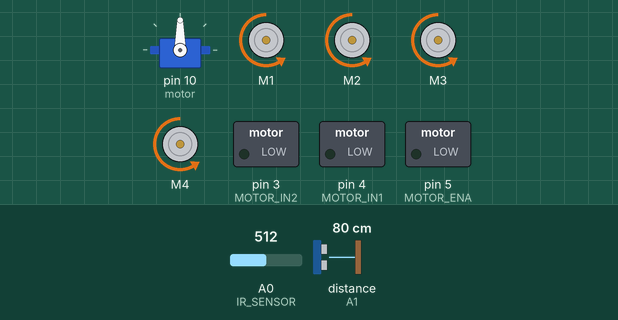
The sketch below on a simulated Arduino Uno, built with avr-gcc and run on an emulated ATmega328P. Parts: servo, 4 × DC motor (green arrow = forward, orange = backward, longer = faster), switched loads named in the sketch (green lamp = pin HIGH). Wiring (inferred from the names in the program): ultrasonic range finder: trigger A2; echo A1. Inputs (shaded band) come from the test bench; at power-on: A0 (IR_SENSOR) = 512, distance to the obstacle (sensor on A1) 80 cm. The echo pulse lasts 58.3 µs per cm; pins used as bus, display or sensor lines are not drawn.

Above: at 2.3 s.
2.4 s: A0 (IR_SENSOR) set to 486
At 4.2 s:
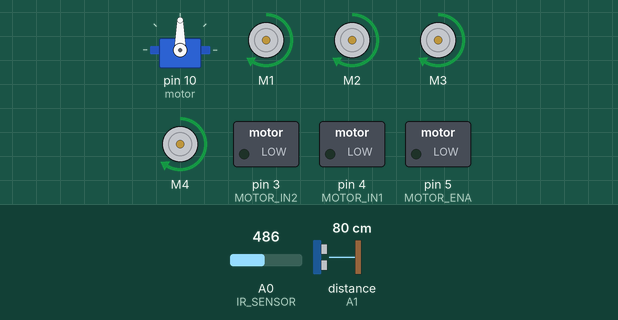
4.5 s: distance to the obstacle (sensor on A1) set to 4 cm
6.6 s: distance to the obstacle (sensor on A1) set to 2 cm
At 7.3 s:
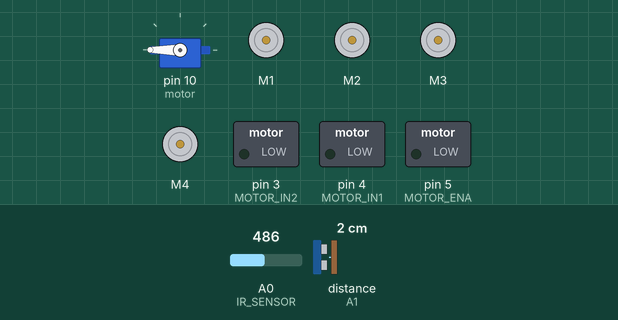
10.6 s: distance to the obstacle (sensor on A1) set to 9 cm
At 13.3 s:
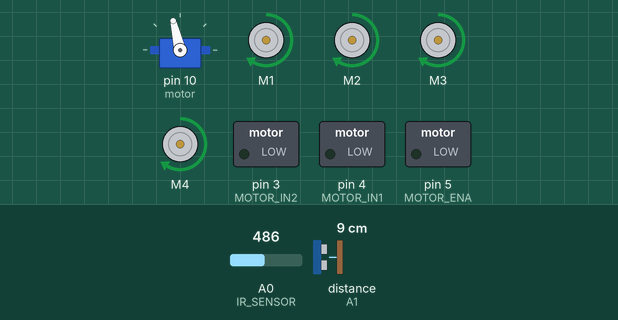
13.6 s: A0 (IR_SENSOR) set to 510
At 14.1 s:
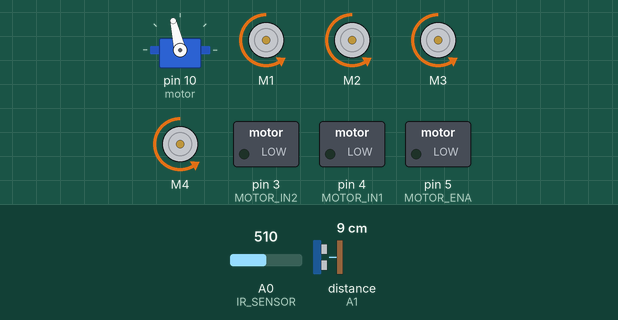
17.6 s: A0 (IR_SENSOR) set to 490
At 18.0 s:
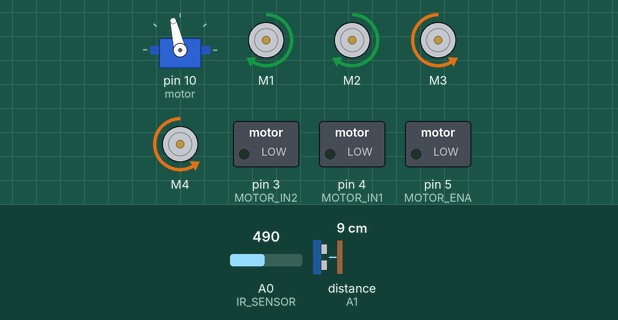
Timing chart, 0 to 20.6 s (numbered marks = the images above; inputs shaded):
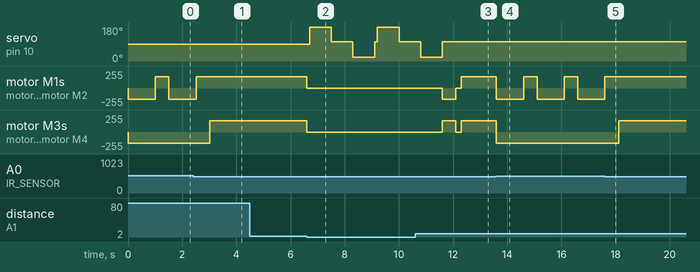

The sketch:

1styrproject.ino
```cpp
#include <Servo.h>
#include <AFMotor.h>

#define IR_SENSOR A0
#define MOTOR_ENA 5
#define MOTOR_IN1 4
#define MOTOR_IN2 3

#define Echo A1
#define Trig A2
#define motor 10
#define Speed 170
#define spoint 103

char value;
int distance;
int Left;
int Right;
int L = 0;
int R = 0;

Servo servo;
AF_DCMotor M1(1);
AF_DCMotor M2(2);
AF_DCMotor M3(3);
AF_DCMotor M4(4);

#define IR_THRESHOLD 500
#define OBSTACLE_DISTANCE_THRESHOLD 5

void setup() {
  Serial.begin(9600);

  pinMode(MOTOR_ENA, OUTPUT);
  pinMode(MOTOR_IN1, OUTPUT);
  pinMode(MOTOR_IN2, OUTPUT);

  pinMode(IR_SENSOR, INPUT);

  pinMode(Trig, OUTPUT);
  pinMode(Echo, INPUT);
  servo.attach(motor);
  M1.setSpeed(Speed);
  M2.setSpeed(Speed);
  M3.setSpeed(Speed);
  M4.setSpeed(Speed);
}

void loop() {
  Obstacle();
  EdgeDetection();
}

void EdgeDetection() {
  int irValue = analogRead(IR_SENSOR);

  if (irValue > IR_THRESHOLD) {
    stop();
    reverse();
    delay(1000);
    stop();
    // Implement a turn to the side based on your robot's design.
    // For example, turn left:
    left();
    delay(500);
    stop();
  } else {
    forward();
  }
}

void Obstacle() {
  distance = ultrasonic();
  if (distance < OBSTACLE_DISTANCE_THRESHOLD) {
    stop();
    delay(100);
    stop();
    L = leftsee();
    servo.write(spoint);
    delay(800);
    R = rightsee();
    servo.write(spoint);
    if (L < R) {
      right();
      delay(500);
      stop();
      delay(200);
    } else if (L > R) {
      left();
      delay(500);
      stop();
      delay(200);
    }
  } else {
    forward();
  }
}

int ultrasonic() {
  digitalWrite(Trig, LOW);
  delayMicroseconds(4);
  digitalWrite(Trig, HIGH);
  delayMicroseconds(10);
  digitalWrite(Trig, LOW);
  long t = pulseIn(Echo, HIGH);
  long cm = t / 15 / 2;
  return cm;
}

void forward() {
  M1.run(FORWARD);
  M2.run(FORWARD);
  M3.run(FORWARD);
  M4.run(FORWARD);
}

void reverse() {
  M1.run(BACKWARD);
  M2.run(BACKWARD);
  M3.run(BACKWARD);
  M4.run(BACKWARD);
}

void stop() {
  M1.run(RELEASE);
  M2.run(RELEASE);
  M3.run(RELEASE);
  M4.run(RELEASE);
}

void left() {
  M1.run(FORWARD);
  M2.run(FORWARD);
  M3.run(BACKWARD);
  M4.run(BACKWARD);
}

void right() {
  M1.run(BACKWARD);
  M2.run(BACKWARD);
  M3.run(FORWARD);
  M4.run(FORWARD);
}

int rightsee() {
  servo.write(20);
  delay(800);
  Left = ultrasonic();
  return Left;
}

int leftsee() {
  servo.write(180);
  delay(800);
  Right = ultrasonic();
  return Right;
}
```

Measured:
- the behaviour switches between 501 and 500 on A0 (IR_SENSOR) (found by bisection; images 0 and 1)
- the behaviour switches between 3 and 2 cm on distance to the obstacle (sensor on A1) (found by bisection; images 1 and 2)
- after the input at 2.4 s, motor M1, motor M2: goes on until 2.5 s, then stays forward 170/255; motor M3, motor M4: backward 170/255 → forward 170/255 after 0.62 s
- after the input at 4.5 s, every drawn part: stays the same
- after the input at 6.6 s, servo on pin 10 (motor): 90° → 180° after 0.10 s, → 103° 0.80 s later, → 20° 0.80 s later, → 103° 0.80 s later, … (6 changes in this stretch); motor M1–4: forward 170/255 → stopped at once
- after the input at 10.6 s, servo on pin 10 (motor): goes on until 11.6 s, then stays 103°; motor M1, motor M2: stopped → backward 170/255 after 1.0 s, → stopped 0.50 s later, → forward 170/255 0.20 s later; motor M3, motor M4: stopped → forward 170/255 after 1.0 s, → stopped 0.50 s later, → forward 170/255 0.20 s later
- after the input at 13.6 s, motor M1, motor M2: alternates forward 170/255 for 0.50 s and backward 170/255 for 1.0 s, starting at once; motor M3, motor M4: forward 170/255 → backward 170/255 at once
- after the input at 17.6 s, motor M1, motor M2: goes on until 17.6 s, then stays forward 170/255; motor M3, motor M4: backward 170/255 → forward 170/255 after 0.51 s
